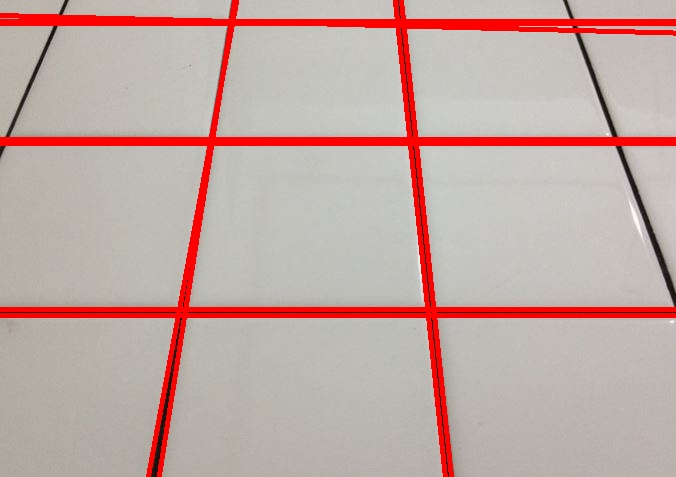
#> input picture robolin-tiles1.jpg, 676 x 477 px
$ python robolin.py robolin-tiles1.jpg
#> lines starting #> are read from the running program, lines starting #| are printed output that depends on the picture; after the words box and inside, x2 and y2 are one past the last pixel; in counts of white or black regions, pixels touching at a corner belong together
import cv2
import numpy as np
import sys
if(len(sys.argv) != 2):
    print("Incorrect argument given. Usage: gutter.py <location>")
    exit(1)
loc = sys.argv[1]
n = ""
for s in loc:
    if s.isdigit():
        n += s
img = cv2.imread(loc)
#> img is the input picture: shape (477, 676, 3); mean B, G, R 163.9, 169, 193.9
img0 = cv2.bilateralFilter(img, 3, 75, 75)
bandw = cv2.cvtColor(img0, cv2.COLOR_BGR2GRAY)
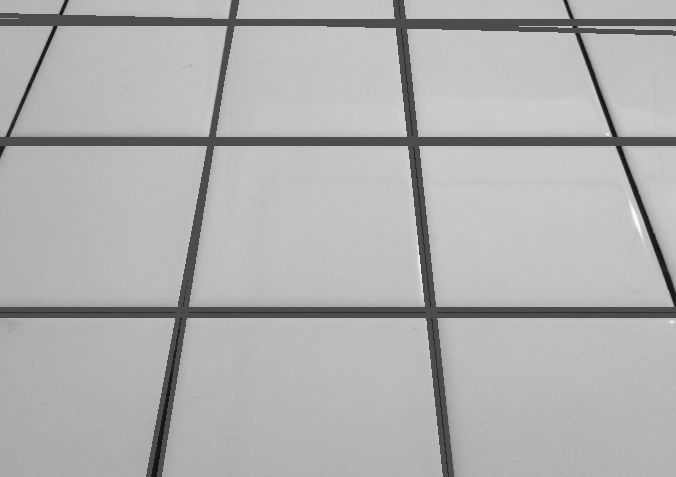
#> bandw: shape (477, 676); min 16, max 251, mean 175.8
v = np.median(bandw)
#> v = 186
sigma = 0.33
lower_thresh = int(max(0, (1.0 - sigma) * v))
#> lower_thresh = 124
upper_thresh = int(min(255, (1.0 + sigma) * v))
#> upper_thresh = 247
cannyimg = cv2.Canny(bandw, lower_thresh, upper_thresh, apertureSize=3)
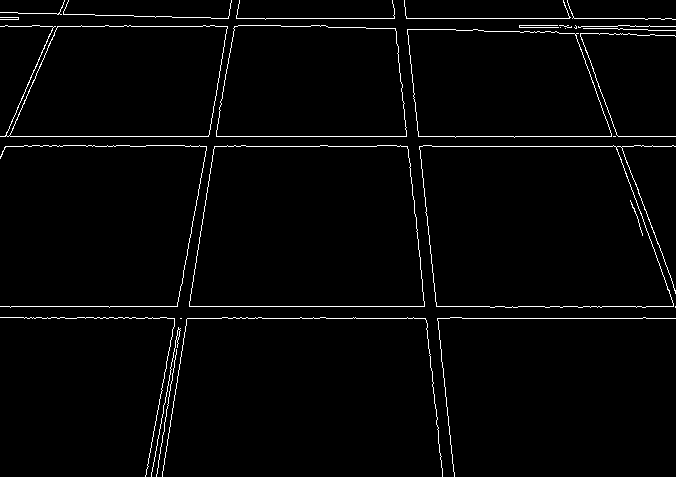
#> cannyimg: shape (477, 676); 2.2% white in thin lines or dots
lines = cv2.HoughLines(cannyimg, 1, np.pi/120, 150)
#> lines = [[136, 1.57], [306, 1.57], [318, 1.57], [146, 1.57], [18, 1.57], [234, 0.157], [-390, 3.04], [26, 1.57], [12, 1.6], [-402, 3.04], [235, 0.183], [230, 0.183]]
for line in lines:
    c, theta = line[0]
    a = np.cos(theta)
    b = np.sin(theta)
    x0 = a*c
    y0 = b*c
    x1 = int(x0 + 1000*(-b))
    y1 = int(y0 + 1000*(a))
    x2 = int(x0 - 1000*(-b))
    y2 = int(y0 - 1000*(a))
    cv2.line(img, (x1, y1), (x2, y2), (0, 0, 255), 3)
#> this loop made 12 passes
#> (c, theta, a, b, x0, y0, x1, y1) on passes 1 to 12: (136, 1.57, -4.37e-08, 1, -5.94e-06, 136, -1000, 135), (306, 1.57, -4.37e-08, 1, -1.34e-05, 306, -1000, 305), (318, 1.57, -4.37e-08, 1, -1.39e-05, 318, -1000, 317), (146, 1.57, -4.37e-08, 1, -6.38e-06, 146, -1000, 145), (18, 1.57, -4.37e-08, 1, -7.87e-07, 18, -1000, 17), (234, 0.157, 0.988, 0.156, 231.1, 36.61, 74, 1024), (-390, 3.04, -0.995, 0.105, 387.9, -40.77, 283, -1035), (26, 1.57, -4.37e-08, 1, -1.14e-06, 26, -1000, 25), (12, 1.6, -0.0262, 1, -0.314, 12, -999, -14), (-402, 3.04, -0.995, 0.105, 399.8, -42.02, 295, -1036), (235, 0.183, 0.983, 0.182, 231.1, 42.83, 48, 1026), (230, 0.183, 0.983, 0.182, 226.1, 41.91, 43, 1025)
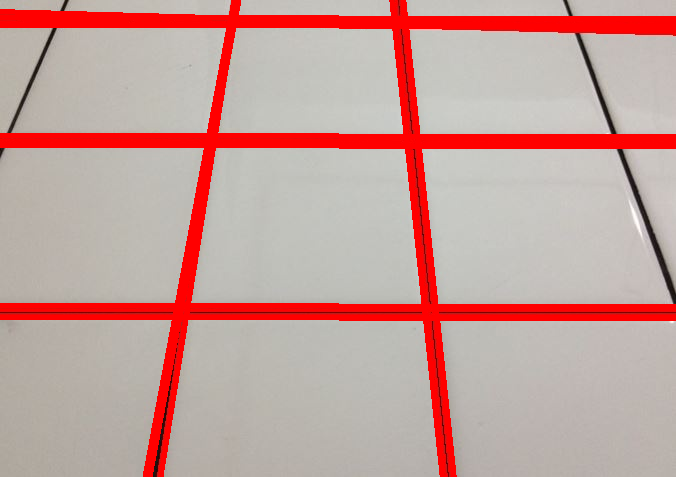
#> img: shape (477, 676, 3); 10.01% of pixels changed, all inside (x1, y1, x2, y2) = (0, 0, 676, 477)

cv2.imwrite('robolin-tiles'+n+'.jpg', img)

$ run again, on robolin-tiles2.jpg
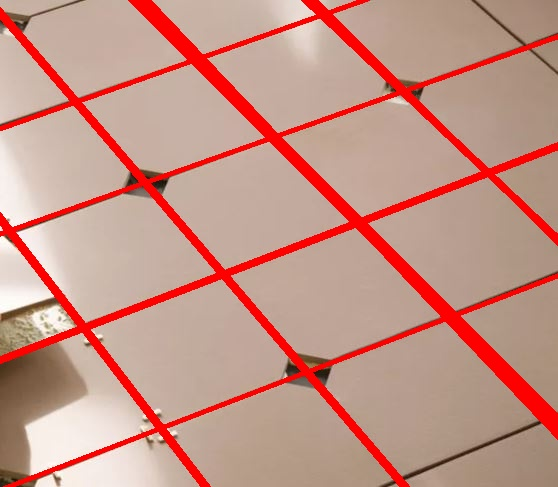
#> input picture robolin-tiles2.jpg, 558 x 487 px
#> img is the input picture: shape (487, 558, 3); mean B, G, R 134.6, 147.2, 196.9
#> v = 170
#> lower_thresh = 113
#> upper_thresh = 226
#> `cannyimg = cv2.Canny(bandw, lower_thresh, upper_thresh, apertureSize=3)`:
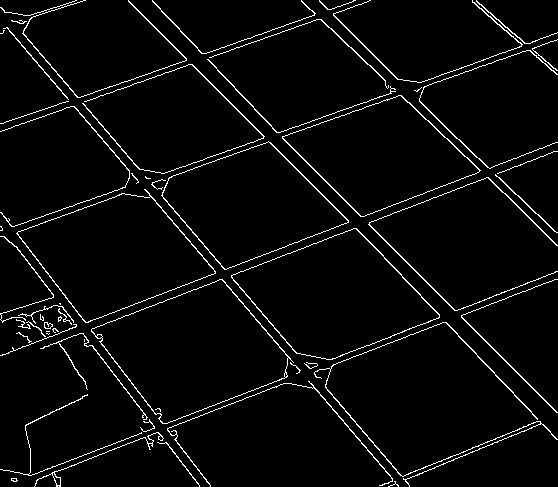
#> cannyimg: shape (487, 558); 3.7% white in thin lines or dots
#> lines = 16 rows, first 8: [4, 2.43], [13, 2.43], [332, 1.2], [-103, 2.36], [223, 1.23], [340, 1.2], [-207, 2.33], [-90, 2.36]
#> the loop `for line in lines:` made 16 passes
#> (c, theta, a, b, x0, y0, x1, y1) on passes 1 to 8: (4, 2.43, -0.76, 0.649, -3.04, 2.6, -652, -757), (13, 2.43, -0.76, 0.649, -9.89, 8.44, -659, -751), (332, 1.2, 0.358, 0.934, 119, 309.9, -814, 668), (-103, 2.36, -0.707, 0.707, 72.83, -72.83, -634, -779), (223, 1.23, 0.334, 0.943, 74.44, 210.2, -868, 544), (340, 1.2, 0.358, 0.934, 121.8, 317.4, -811, 675), (-207, 2.33, -0.688, 0.725, 142.5, -150.2, -582, -838), (-90, 2.36, -0.707, 0.707, 63.64, -63.64, -643, -770)
#> after the loop `for line in lines:`:
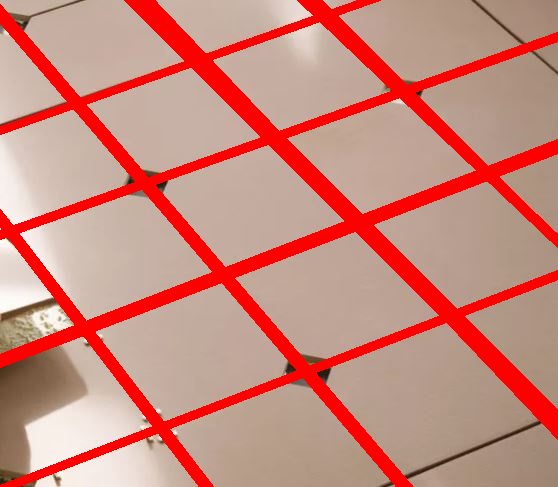
#> img: shape (487, 558, 3); 14.13% of pixels changed, all inside (x1, y1, x2, y2) = (0, 0, 558, 487)

$ run again, on robolin-tiles5.jpg
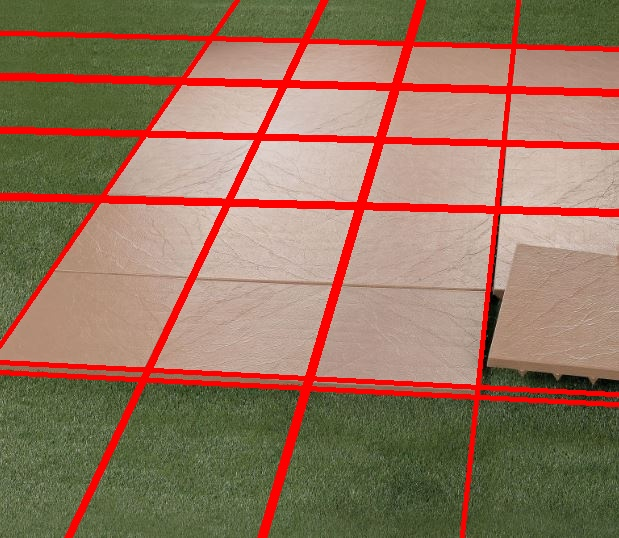
#> input picture robolin-tiles5.jpg, 619 x 538 px
#> img is the input picture: shape (538, 619, 3); mean B, G, R 94.2, 116.8, 150.3
#> v = 102
#> lower_thresh = 68
#> upper_thresh = 135
#> `cannyimg = cv2.Canny(bandw, lower_thresh, upper_thresh, apertureSize=3)`:
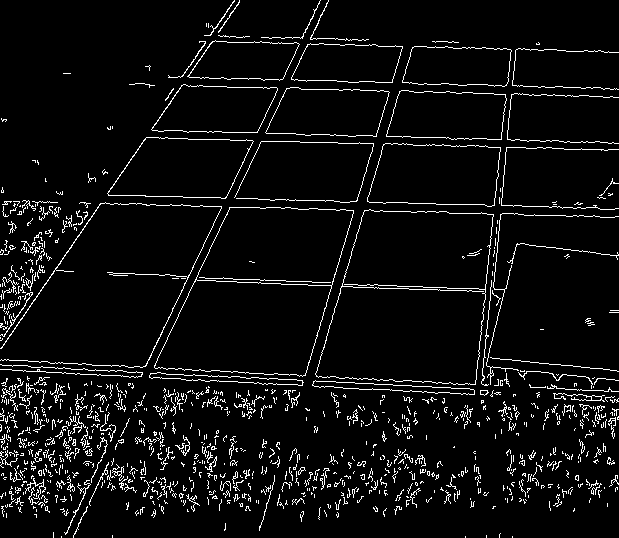
#> cannyimg: shape (538, 619); 5.7% white in thin lines or dots
#> lines = 20 rows, first 8: [296, 0.445], [192, 1.6], [289, 0.445], [359, 1.62], [198, 0.602], [399, 0.288], [369, 1.62], [364, 1.62]
#> the loop `for line in lines:` made 20 passes
#> (c, theta, a, b, x0, y0, x1, y1) on passes 1 to 8: (296, 0.445, 0.903, 0.431, 267.2, 127.4, -163, 1030), (192, 1.6, -0.0262, 1, -5.03, 191.9, -1004, 165), (289, 0.445, 0.903, 0.431, 260.8, 124.4, -169, 1027), (359, 1.62, -0.0523, 0.999, -18.79, 358.5, -1017, 306), (198, 0.602, 0.824, 0.566, 163.2, 112.1, -403, 936), (399, 0.288, 0.959, 0.284, 382.6, 113.3, 98, 1072), (369, 1.62, -0.0523, 0.999, -19.31, 368.5, -1017, 316), (364, 1.62, -0.0523, 0.999, -19.05, 363.5, -1017, 311)
#> after the loop `for line in lines:`:
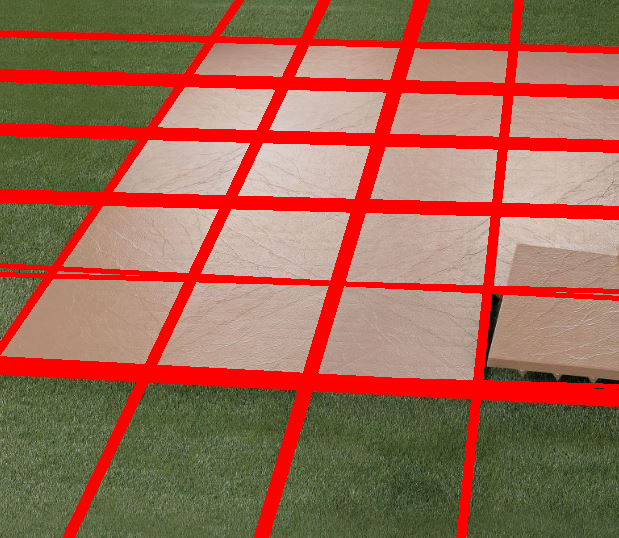
#> img: shape (538, 619, 3); 16.21% of pixels changed, all inside (x1, y1, x2, y2) = (0, 0, 619, 538)

$ run again, on robolin-tiles8.jpg
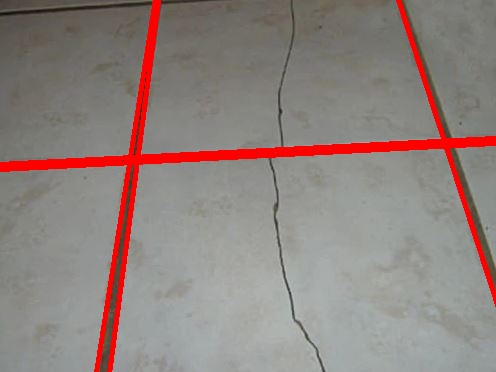
#> input picture robolin-tiles8.jpg, 496 x 372 px
#> img is the input picture: shape (372, 496, 3); mean B, G, R 126.1, 130.4, 143.6
#> v = 139
#> lower_thresh = 93
#> upper_thresh = 184
#> `cannyimg = cv2.Canny(bandw, lower_thresh, upper_thresh, apertureSize=3)`:
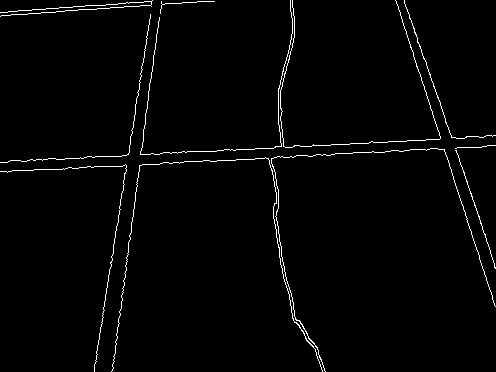
#> cannyimg: shape (372, 496); 1.8% white in thin lines or dots
#> lines = [[-376, 2.83], [171, 1.52], [161, 1.52], [150, 0.157], [159, 0.131]]
#> the loop `for line in lines:` made 5 passes
#> (c, theta, a, b, x0, y0, x1, y1) on passes 1 to 5: (-376, 2.83, -0.951, 0.309, 357.6, -116.2, 48, -1067), (171, 1.52, 0.0523, 0.999, 8.95, 170.8, -989, 223), (161, 1.52, 0.0523, 0.999, 8.43, 160.8, -990, 213), (150, 0.157, 0.988, 0.156, 148.2, 23.47, -8, 1011), (159, 0.131, 0.991, 0.131, 157.6, 20.75, 27, 1012)
#> after the loop `for line in lines:`:
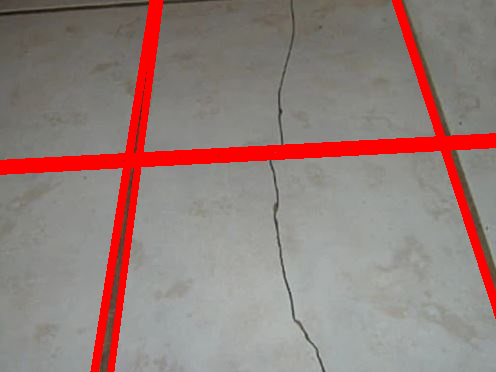
#> img: shape (372, 496, 3); 5.56% of pixels changed, all inside (x1, y1, x2, y2) = (0, 0, 496, 372)
